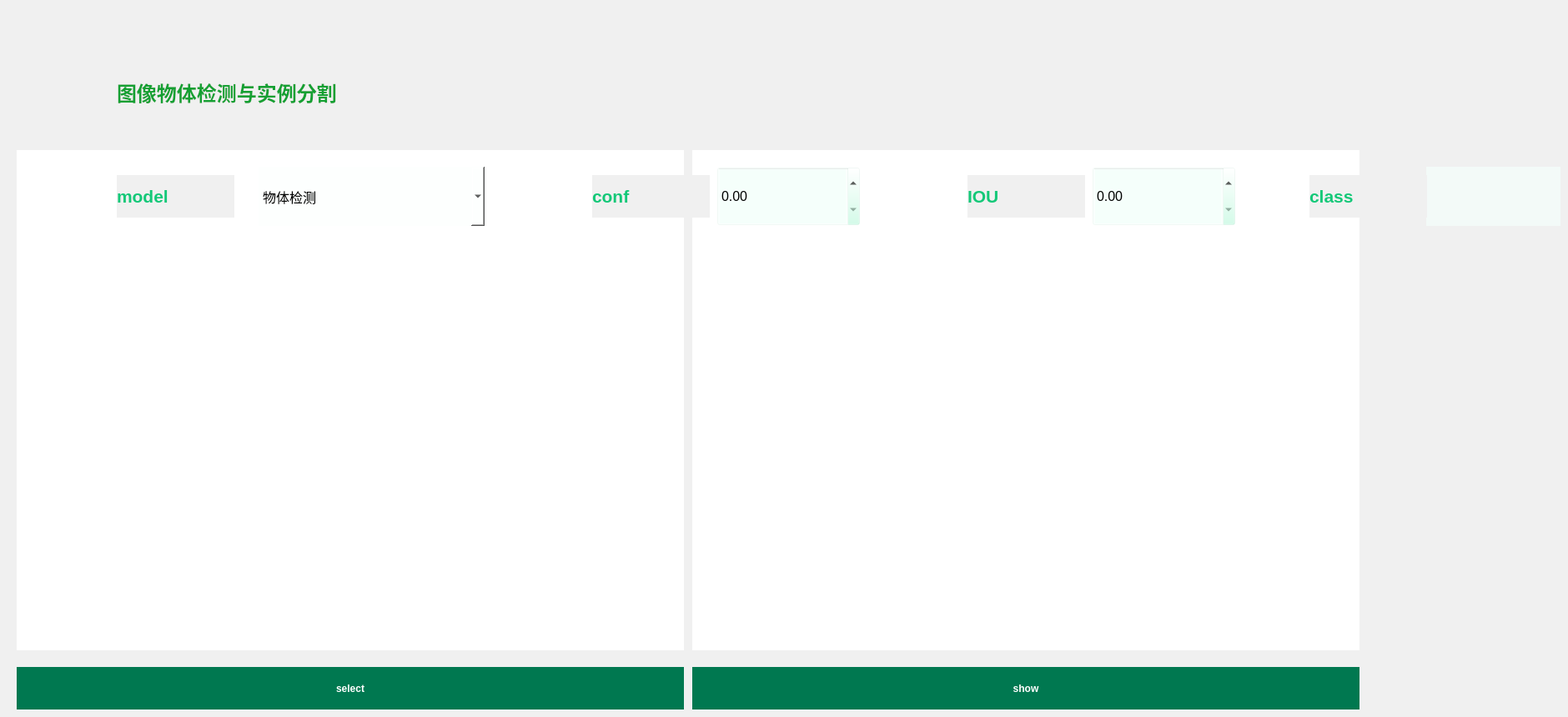
    <widget class="QWidget" name="tab">
     <property name="styleSheet">
      <string notr="true">QWidget{
	background-color: rgb(240,240,240);
}</string>
     </property>
     <attribute name="title">
      <string>Tab 1</string>
     </attribute>
     <widget class="QGraphicsView" name="raw_image">
      <property name="geometry">
       <rect>
        <x>20</x>
        <y>180</y>
        <width>800</width>
        <height>600</height>
       </rect>
      </property>
      <property name="styleSheet">
       <string notr="true">QGraphicsView{
	background-color: white;
	border: 0;
}</string>
      </property>
     </widget>
     <widget class="QGraphicsView" name="res_image">
      <property name="geometry">
       <rect>
        <x>830</x>
        <y>180</y>
        <width>800</width>
        <height>600</height>
       </rect>
      </property>
      <property name="styleSheet">
       <string notr="true">QGraphicsView{
	background-color: white;
	border: 0;
}</string>
      </property>
     </widget>
     <widget class="QPushButton" name="select_btn">
      <property name="geometry">
       <rect>
        <x>20</x>
        <y>800</y>
        <width>800</width>
        <height>51</height>
       </rect>
      </property>
      <property name="styleSheet">
       <string notr="true">QPushButton{
	font: 14pt &quot;Consolas&quot;;
	font-weight: bold;
	background-color: rgb(0,120,80);
	border-radius: 50%;
	color: white
}</string>
      </property>
      <property name="text">
       <string>select</string>
      </property>
     </widget>
     <widget class="QPushButton" name="show_btn">
      <property name="geometry">
       <rect>
        <x>830</x>
        <y>800</y>
        <width>800</width>
        <height>51</height>
       </rect>
      </property>
      <property name="styleSheet">
       <string notr="true">QPushButton{
	font: 14pt &quot;Consolas&quot;;
	font-weight: bold;
	background-color: rgb(0,120,80);
	border-radius: 50%;
	color: white
}</string>
      </property>
      <property name="text">
       <string>show</string>
      </property>
     </widget>
     <widget class="QLabel" name="label_2">
      <property name="geometry">
       <rect>
        <x>710</x>
        <y>210</y>
        <width>141</width>
        <height>51</height>
       </rect>
      </property>
      <property name="styleSheet">
       <string notr="true">QLabel{
	font-size: 16pt;
	font-weight: bold;
	color: rgb(20,200,120);
}</string>
      </property>
      <property name="text">
       <string>conf</string>
      </property>
     </widget>
     <widget class="QLabel" name="label_3">
      <property name="geometry">
       <rect>
        <x>1160</x>
        <y>210</y>
        <width>141</width>
        <height>51</height>
       </rect>
      </property>
      <property name="styleSheet">
       <string notr="true">QLabel{
	font-size: 16pt;
	font-weight: bold;
	color: rgb(20,200,120);
}</string>
      </property>
      <property name="text">
       <string>IOU</string>
      </property>
     </widget>
     <widget class="QLineEdit" name="class1">
      <property name="geometry">
       <rect>
        <x>1710</x>
        <y>200</y>
        <width>161</width>
        <height>71</height>
       </rect>
      </property>
      <property name="styleSheet">
       <string notr="true">QLineEdit{
	background-color: rgba(245,255,252,0.7);
	font-size: 12pt;
	border: 0;
	padding: 10px;
}</string>
      </property>
     </widget>
     <widget class="QLabel" name="label_6">
      <property name="geometry">
       <rect>
        <x>1570</x>
        <y>210</y>
        <width>141</width>
        <height>51</height>
       </rect>
      </property>
      <property name="styleSheet">
       <string notr="true">QLabel{
	font-size: 16pt;
	font-weight: bold;
	color: rgb(20,200,120);
}</string>
      </property>
      <property name="text">
       <string>class</string>
      </property>
     </widget>
     <widget class="QDoubleSpinBox" name="conf1">
      <property name="geometry">
       <rect>
        <x>860</x>
        <y>200</y>
        <width>171</width>
        <height>71</height>
       </rect>
      </property>
      <property name="styleSheet">
       <string notr="true">QDoubleSpinBox{
	background-color: rgba(200,255,230,0.1);
	font-size: 12pt;
	color
}</string>
      </property>
     </widget>
     <widget class="QDoubleSpinBox" name="IOU1">
      <property name="geometry">
       <rect>
        <x>1310</x>
        <y>200</y>
        <width>171</width>
        <height>71</height>
       </rect>
      </property>
      <property name="styleSheet">
       <string notr="true">QDoubleSpinBox{
	background-color: rgba(200,255,230,0.1);
	font-size: 12pt;
}</string>
      </property>
     </widget>
     <widget class="QLabel" name="label_23">
      <property name="geometry">
       <rect>
        <x>140</x>
        <y>60</y>
        <width>701</width>
        <height>101</height>
       </rect>
      </property>
      <property name="styleSheet">
       <string notr="true">QLabel{
	font-size: 18pt;
	font-weight: bold;
	color: rgb(20, 160, 50);
}</string>
      </property>
      <property name="text">
       <string>图像物体检测与实例分割</string>
      </property>
     </widget>
     <widget class="QLabel" name="label_32">
      <property name="geometry">
       <rect>
        <x>140</x>
        <y>210</y>
        <width>141</width>
        <height>51</height>
       </rect>
      </property>
      <property name="styleSheet">
       <string notr="true">QLabel{
	font-size: 16pt;
	font-weight: bold;
	color: rgb(20,200,120);
}</string>
      </property>
      <property name="text">
       <string>model</string>
      </property>
     </widget>
     <widget class="QComboBox" name="combo1">
      <property name="geometry">
       <rect>
        <x>310</x>
        <y>200</y>
        <width>271</width>
        <height>71</height>
       </rect>
      </property>
      <property name="styleSheet">
       <string notr="true">QComboBox{
	background-color: rgba(253,255,254,1);
	font-size: 12pt;
	border: 0;
}</string>
      </property>
      <item>
       <property name="text">
        <string>物体检测</string>
       </property>
      </item>
      <item>
       <property name="text">
        <string>实例分割</string>
       </property>
      </item>
     </widget>
    </widget>
